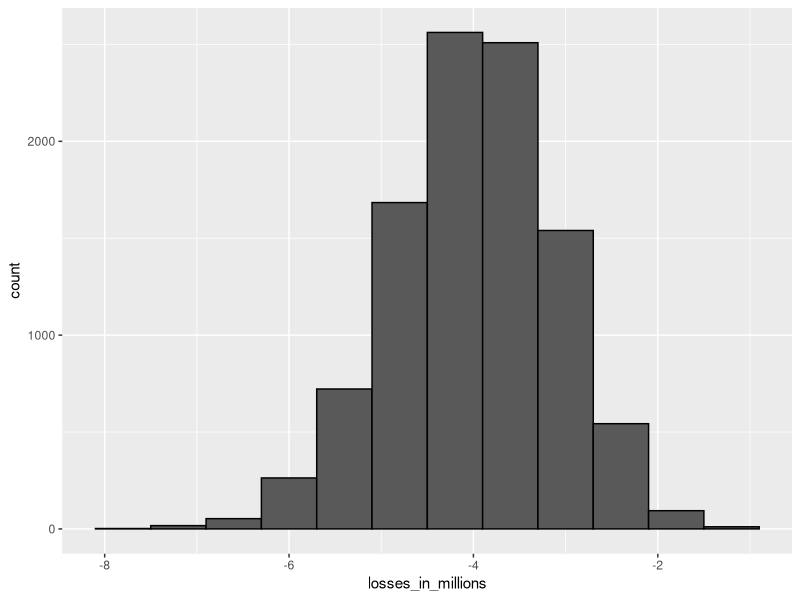
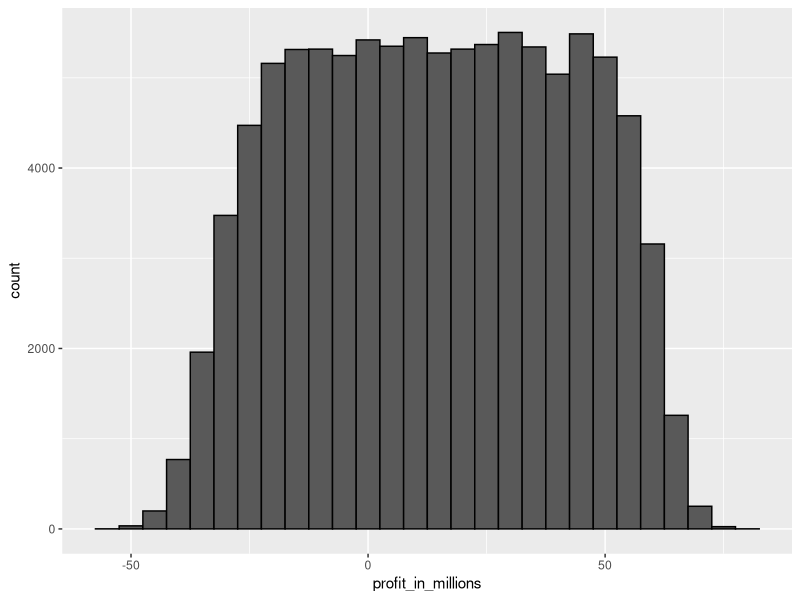

The R script that drew these images, in order:
## ---- chunk 1
n <- 1000
loss_per_foreclosure <- -200000
p <- 0.02
defaults <- sample( c(0,1), n, prob=c(1-p, p), replace = TRUE)
sum(defaults * loss_per_foreclosure)
## ---- chunk 2
B <- 10000
losses <- replicate(B, {
defaults <- sample( c(0,1), n, prob=c(1-p, p), replace = TRUE)
sum(defaults * loss_per_foreclosure)
})
## ---- chunk 3
library(tidyverse)
data.frame(losses_in_millions = losses/10^6) %>% ggplot(aes(losses_in_millions)) + geom_histogram(binwidth = 0.6, col="black")
## ---- chunk 4
n*(p*loss_per_foreclosure + (1-p)*0)
sqrt(n)*abs(loss_per_foreclosure)*sqrt(p*(1-p))
## ---- chunk 5
- loss_per_foreclosure*p/(1-p)
## ---- chunk 6
qnorm(0.01)
## ---- chunk 7
l <- loss_per_foreclosure
z <- qnorm(0.01)
x <- -l*( n*p - z*sqrt(n*p*(1-p)))/ ( n*(1-p) + z*sqrt(n*p*(1-p)))
x
## ---- chunk 8
loss_per_foreclosure*p + x*(1-p)
## ---- chunk 9
n*(loss_per_foreclosure*p + x*(1-p))
## ---- chunk 10
B <- 100000
profit <- replicate(B, {
draws <- sample( c(x, loss_per_foreclosure), n,
prob=c(1-p, p), replace = TRUE)
sum(draws)
})
mean(profit)
mean(profit<0)
## ---- chunk 11
p <- 0.04
r <- (- loss_per_foreclosure*p/(1-p))/ 180000
r
## ---- chunk 12
r <- 0.05
x <- r*180000
loss_per_foreclosure*p + x * (1-p)
## ---- chunk 13
z <- qnorm(0.01)
n <- ceiling((z^2*(x-l)^2*p*(1-p))/(l*p + x*(1-p))^2)
n
## ---- chunk 14
n*(loss_per_foreclosure*p + x * (1-p))
## ---- chunk 15
p <- 0.04
x <- 0.05*180000
profit <- replicate(B, {
draws <- sample( c(x, loss_per_foreclosure), n,
prob=c(1-p, p), replace = TRUE)
sum(draws)
})
mean(profit)
## ---- chunk 16
p <- 0.04
x <- 0.05*180000
profit <- replicate(B, {
new_p <- 0.04 + sample(seq(-0.01, 0.01, length = 100), 1)
draws <- sample( c(x, loss_per_foreclosure), n,
prob=c(1-new_p, new_p), replace = TRUE)
sum(draws)
})
## ---- chunk 17
mean(profit)
## ---- chunk 18
mean(profit<0)
## ---- chunk 19
mean(profit < -10000000)
## ---- chunk 20
data.frame(profit_in_millions=profit/10^6) %>%
ggplot(aes(profit_in_millions)) +
geom_histogram(color="black", binwidth = 5)
